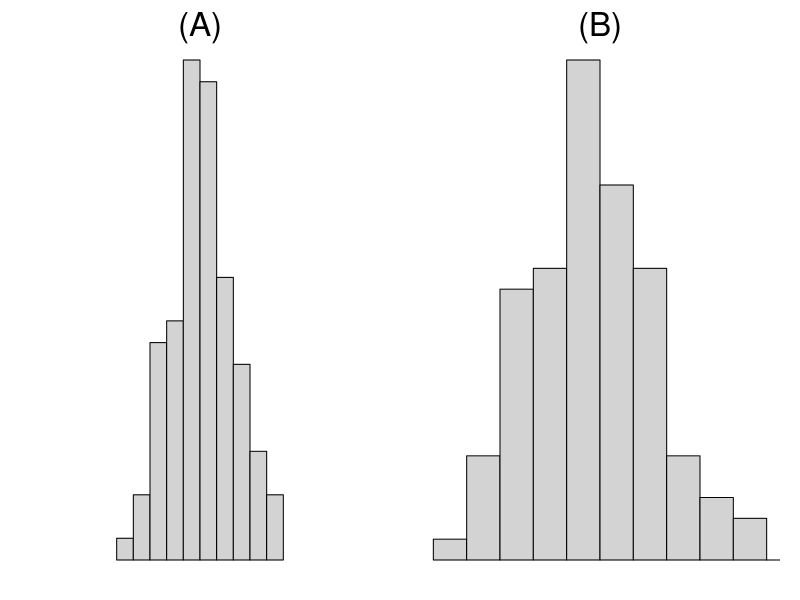
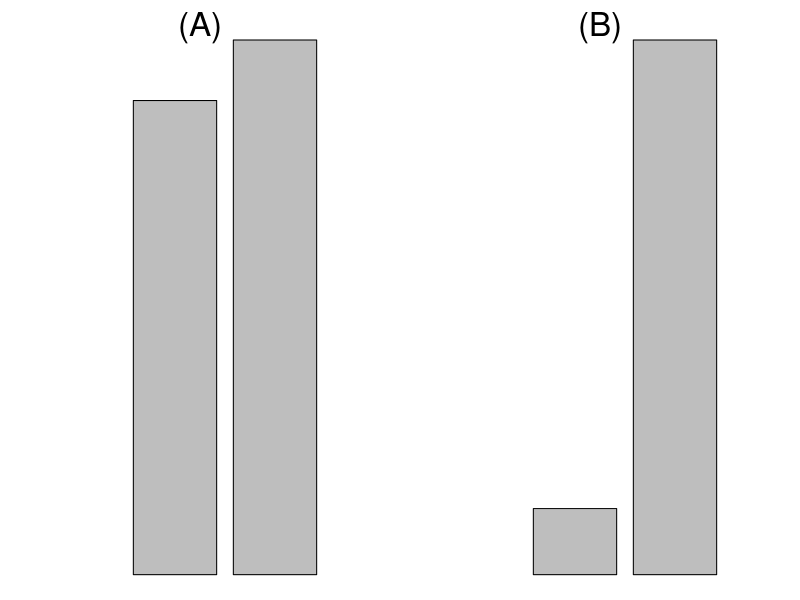
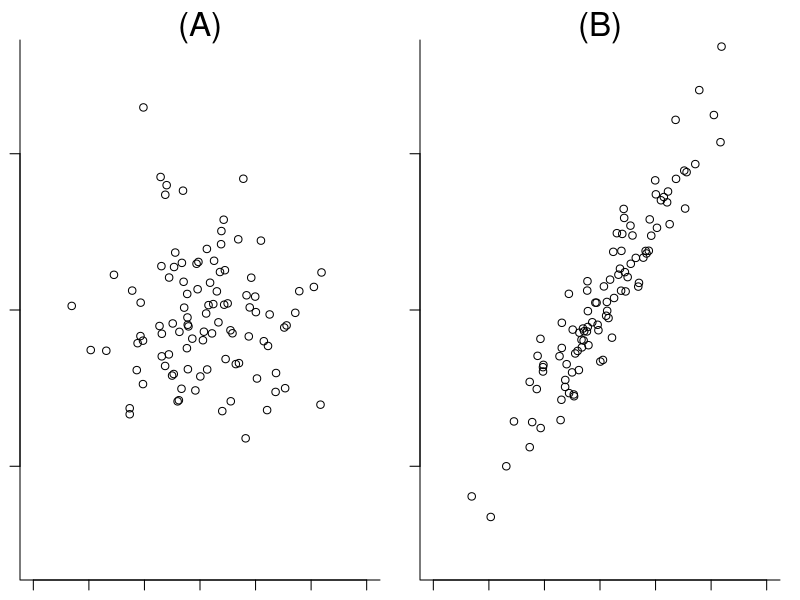

The R script that drew these images, in order:
## ---- chunk 1
set.seed(123)
x <- rnorm(100)
y <- rnorm(100, sd = 2)
z=3*x+rnorm(100,sd=1)

par(mar = c(1,1,1,1), oma = c(0,0,1,0), mgp=c(.5,.5,0), mfrow=c(1, 2))
hist(x, axes=FALSE, ann=F, xlim = c(-5,5))
mtext(text = '(A)', side = 3, line =  0, xpd=TRUE, cex=2)
hist(y, axes=FALSE, ann=F, xlim = c(-5,5))
mtext(text = '(B)', side = 3, line = 0, xpd=TRUE, cex=2)
## ---- chunk 2
set.seed(123)
k <- sample.int(2, 100, replace = TRUE, prob = c(0.5, .5))
j <- sample.int(2, 100, replace = TRUE, prob = c(0.1, .9))

par(mar = c(1,1,1,1), oma = c(0,0,1,0), mgp=c(.5,.5,0), mfrow=c(1, 2))
barplot(c(sum(k==1), sum(k==2)), axes=FALSE, ann=F, xlim = c(-1,3))
mtext(text = '(A)', side = 3, line =  0, xpd=TRUE, cex=2)
barplot(c(sum(j==1), sum(j==2)), axes=FALSE, ann=F, xlim = c(-1,3))
mtext(text = '(B)', side = 3, line =  0, xpd=TRUE, cex=2)

## ---- chunk 3
par(mar = c(1,1,1,1), oma = c(0,0,1,0), mgp=c(0,.2,0), mfrow=c(1, 2))
plot(x, y, axes=FALSE, ann=F, xlim = c(-3,3), ylim = c(-8,8))
axis(side = 1, labels=FALSE)
axis(side = 2, labels=FALSE)
box(bty='l')
mtext(text = '(A)', side = 3, line =  0, xpd=TRUE, cex=2)
plot(x, z, axes=FALSE, ann=F, xlim = c(-3,3), ylim = c(-8,8))
mtext(text = '(B)', side = 3, line =  0, xpd=TRUE, cex=2)
axis(side = 1, labels=FALSE)
axis(side = 2, labels=FALSE)
box(bty='l')
